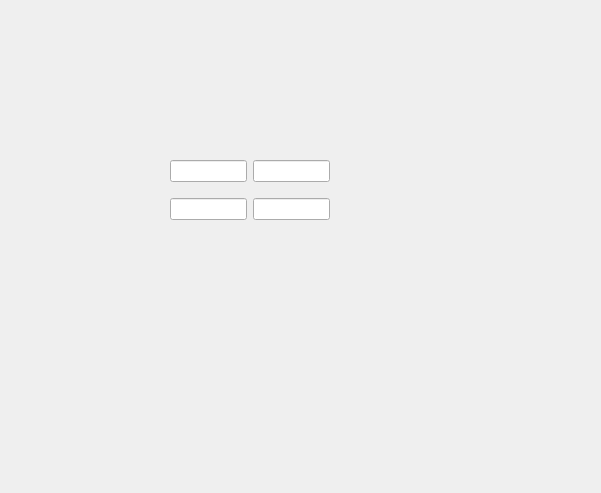
<?xml version="1.0" encoding="UTF-8"?>
<ui version="4.0">
 <class>Form</class>
 <widget class="QWidget" name="Form">
  <property name="geometry">
   <rect>
    <x>0</x>
    <y>0</y>
    <width>601</width>
    <height>493</height>
   </rect>
  </property>
  <property name="windowTitle">
   <string>Form</string>
  </property>
  <widget class="QWidget" name="gridLayoutWidget">
   <property name="geometry">
    <rect>
     <x>170</x>
     <y>150</y>
     <width>160</width>
     <height>80</height>
    </rect>
   </property>
   <layout class="QGridLayout" name="gridLayout">
    <item row="0" column="1">
     <widget class="QLineEdit" name="lineEdit_2"/>
    </item>
    <item row="0" column="0">
     <widget class="QLineEdit" name="lineEdit"/>
    </item>
    <item row="1" column="0">
     <widget class="QLineEdit" name="lineEdit_3"/>
    </item>
    <item row="1" column="1">
     <widget class="QLineEdit" name="lineEdit_4"/>
    </item>
   </layout>
  </widget>
 </widget>
 <resources/>
 <connections/>
</ui>
